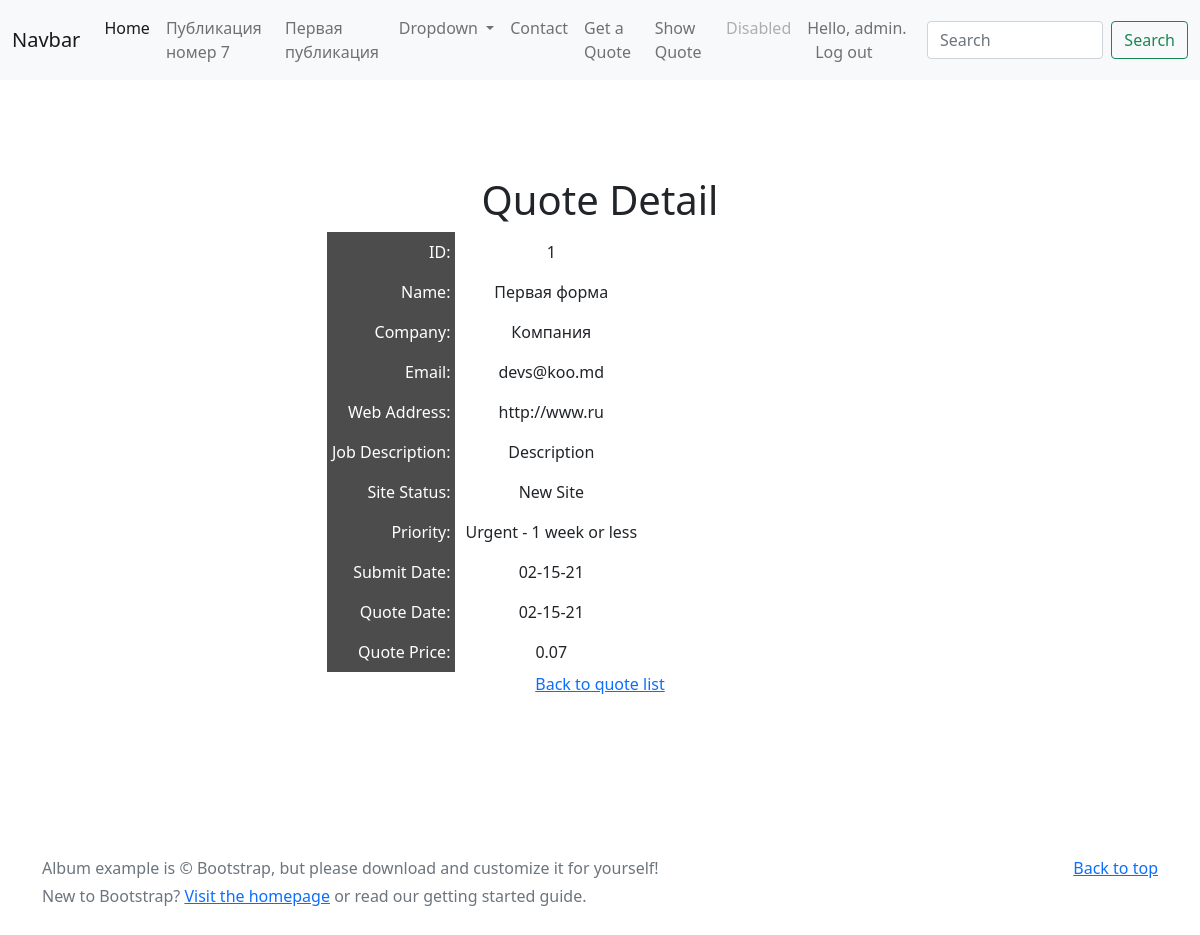
The app's page /quote/show/1 (signed in) with its own data.
### pages/models.py (models this page shows, shortened)
class Page(models.Model):
    title = models.CharField(max_length=60)
    permalink = models.CharField(max_length=12, unique=True)
    update_date = models.DateTimeField('Last Updated')
    bodytext = models.TextField('Page Content', blank=True)

### quotes/models.py (models this page shows, shortened)
class Quote(models.Model):
    name = models.CharField(max_length=100, verbose_name='Имя')
    position = models.CharField(max_length=60, blank=True, verbose_name='Позиция')
    company = models.CharField(max_length=60, blank=True, verbose_name='Компания')
    address = models.CharField(max_length=200, blank=True, verbose_name='Адрес')
    phone = models.CharField(max_length=30, blank=True, verbose_name='Телефон')
    email = models.EmailField(verbose_name='Е-Майл')
    web = models.URLField(blank=True, verbose_name='Сайт')
    description = models.TextField(verbose_name='Текст')
    sitestatus = models.CharField(max_length=20, choices=STATUS_CHOICES, verbose_name='Статус сайта')
    priority = models.CharField(max_length=40, choices=PRIORITY_CHOICES, verbose_name='Приоритет')
    jobfile = models.FileField(upload_to='uploads/', verbose_name='Файл')
    submitted = models.DateField(auto_now_add=True, verbose_name='Представление')
    quotedate = models.DateField(blank=True, null=True, verbose_name='Дата создания')
    quoteprice = models.DecimalField(decimal_places=2, max_digits=7, blank=True, default=0, verbose_name='Цена')
    username = models.ForeignKey(User, blank=True, null=True, on_delete=models.CASCADE)

### quotes/views.py (the view)
# urls.py: path('show/<int:pk>', QuoteView.as_view(), name='quote-detail'),
class QuoteView(LoginRequiredMixin, DetailView):
    login_url = reverse_lazy('login')
    model = Quote
    context_object_name = 'quote'
    def get_queryset(self):
        return Quote.objects.filter(username=self.request.user)
    def get_context_data(self, **kwargs):
        context = super(QuoteView, self).get_context_data(**kwargs)
        context['page_list'] = Page.objects.all()
        return context

### quotes/templates/quotes/quote_detail.html (shortened to what this page needs)
{% extends "quotes/quote.html" %}
{% block content %}
    <h1>Quote Detail</h1>
    <table class="quote">
        <tr>
            <td>ID:</td>
            <td>{{ quote.id }}</td>
        </tr>
        <tr>
            <td>Name:</td>
            <td>{{ quote.name }}</td>
        </tr>
        <tr>
            <td>Company:</td>
            <td>{{ quote.company }}</td>
        <tr>
            <td>Email:</td>
            <td>{{ quote.email }}</td>
        </tr>
        <tr>
            <td>Web Address:</td>
            <td>{{ quote.web }}</td>
        <tr>
            <td>Job Description:</td>
            <td>{{ quote.description }}</td>
        </tr>
        <tr>
            <td>Site Status:</td>
            <td>{{ quote.get_sitestatus_display }}</td>
        </tr>
        <tr>
            <td>Priority:</td>
            <td>{{ quote.get_priority_display }}</td>
        </tr>
        <tr>
            <td>Submit Date:</td>
            <td>{{ quote.submitted|date:"m-d-y" }}</td>
        </tr>
        <tr>
            <td>Quote Date:</td>
            <td>{{ quote.quotedate|date:"m-d-y"|default:"pending" }}</td>
        </tr>
        <tr>
            <td>Quote Price:</td>
            <td>{{ quote.quoteprice|default:"--" }}</td>
        </tr>
    </table>
    <p><a href="../show">Back to quote list</a></p>
{% endblock content %}

### quotes/templates/quotes/quote.html (shortened to what this page needs)
{% extends "base.html" %}
{% block sidenav %}
    {% for page in page_list %}
        <li class="nav-item"><a href="/{{ page.permalink }}" class="nav-link">{{ page.title }}</a></li>
    {% endfor %}
{% endblock sidenav %}

### templates/base.html (shortened to what this page needs)
{% load static %}
<!doctype html>
<html lang="ru">
<head>
    <link href="{% static 'css/bootstrap.min.css' %}" rel="stylesheet" type="text/css">
    <link href="{% static 'css/custom.css' %}" rel="stylesheet" type="text/css">
</head>
<body>
<header>
  <nav class="navbar navbar-expand-lg navbar-light bg-light">
  <div class="container-fluid">
    <a class="navbar-brand" href="#">Navbar</a>
    <div class="collapse navbar-collapse" id="navbarSupportedContent">
      <ul class="navbar-nav me-auto mb-2 mb-lg-0">
        <li class="nav-item">
          <a class="nav-link active" aria-current="page" href="/">Home</a>
        </li>
            {% block sidenav %}{% endblock sidenav%}
        <li class="nav-item dropdown">
          <a class="nav-link dropdown-toggle" href="#" id="navbarDropdown" role="button" data-bs-toggle="dropdown" aria-expanded="false">
            Dropdown
          </a>
        </li>
                  <li class="nav-item"><a class="nav-link" href="/contact">Contact</a></li>
                  <li class="nav-item"><a class="nav-link" href="/quote/">Get a Quote</a></li>
                  <li class="nav-item"><a class="nav-link" href="/quote/show">Show Quote</a></li>
        <li class="nav-item">
          <a class="nav-link disabled" href="#" tabindex="-1" aria-disabled="true">Disabled</a>
        </li>
      {% if user.is_authenticated %}
       <li class="nav-item">
          <sapn class="nav-link " tabindex="-1" >Hello, {{ user.username }}.
          <a style="display: inline;" class="nav-link" href="{% url 'logout' %}?next=/">Log out</a></sapn>
        </li>
          {% else %}
         <li class="nav-item">
          <sapn class="nav-link " tabindex="-1" >Not logget in.
          <a style="display: inline;"  class="nav-link" href="{% url 'login' %}?next=/">Log In</a></sapn>
        </li>
      {% endif %}
      </ul>
      <form class="d-flex">
        <input class="form-control me-2" type="search" placeholder="Search" aria-label="Search">
        <button class="btn btn-outline-success" type="submit">Search</button>
      </form>
    </div>
  </div>
</nav>
</header>
<main>
<section class="py-5 text-center container">
    <div class="row py-lg-5">
        <div class="col-lg-6 col-md-8 mx-auto">
            {% block content %}{% endblock content%}
        </div>
    </div>
</section>
</main>
<footer class="text-muted py-5">
  <div class="container">
    <p class="float-end mb-1">
      <a href="#">Back to top</a>
    </p>
    <p class="mb-1">Album example is &copy; Bootstrap, but please download and customize it for yourself!</p>
    <p class="mb-0">New to Bootstrap? <a href="/">Visit the homepage</a> or read our
       getting started guide.</p>
  </div>
</footer>
</body>
</html>

### static/css/custom.css (style rules this page uses)
.quote td:first-child { background-color: #4c4c4c; color: white; text-align: right; padding: 8px 5px; border: none; }
.quote td { padding: 5px 10px; }

### records on screen
Page: title "Публикация номер 7"
Page: title "Первая публикация"
Quote: id "1", name "Первая форма", company "Компания", email "devs@koo.md", web "http://www.ru", description "Description", sitestatus "New Site", priority "Urgent - 1 week or less", submitted "02-15-21", quotedate "02-15-21", quoteprice "0.07"

### other values on screen
{{ user.username }} "admin"
